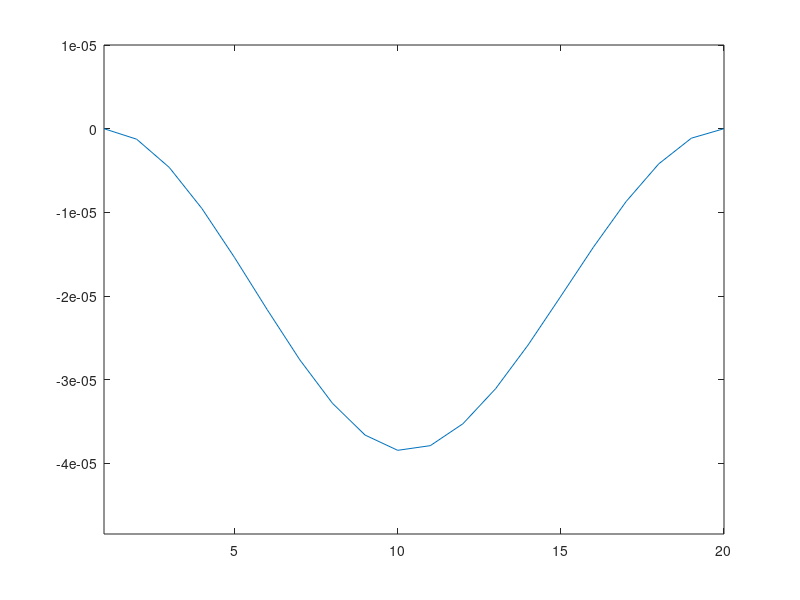
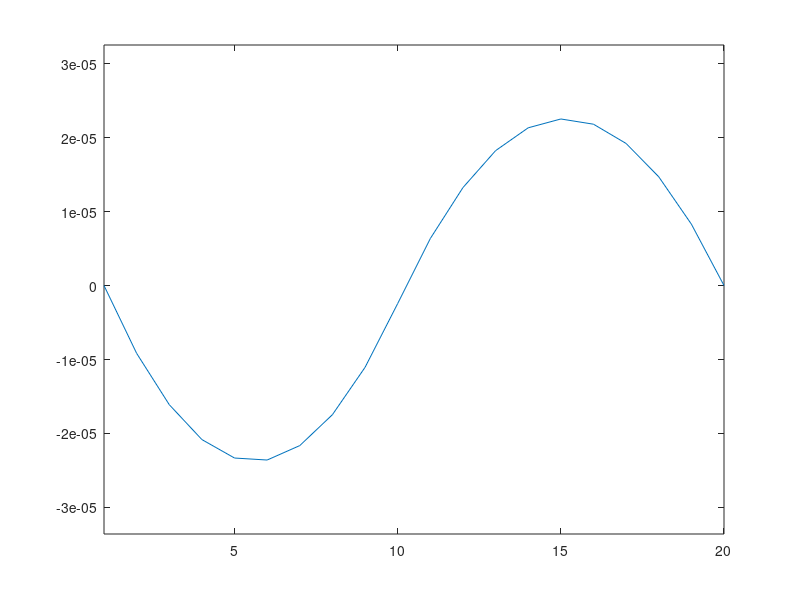
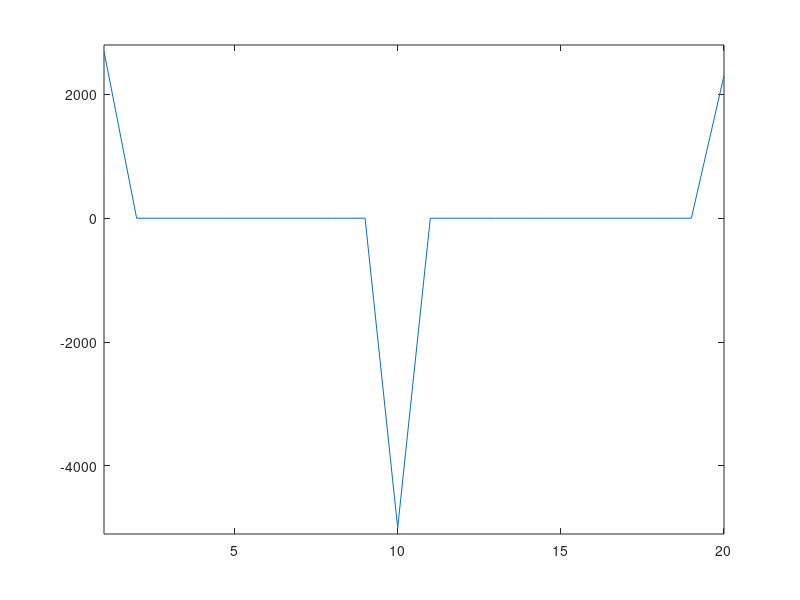
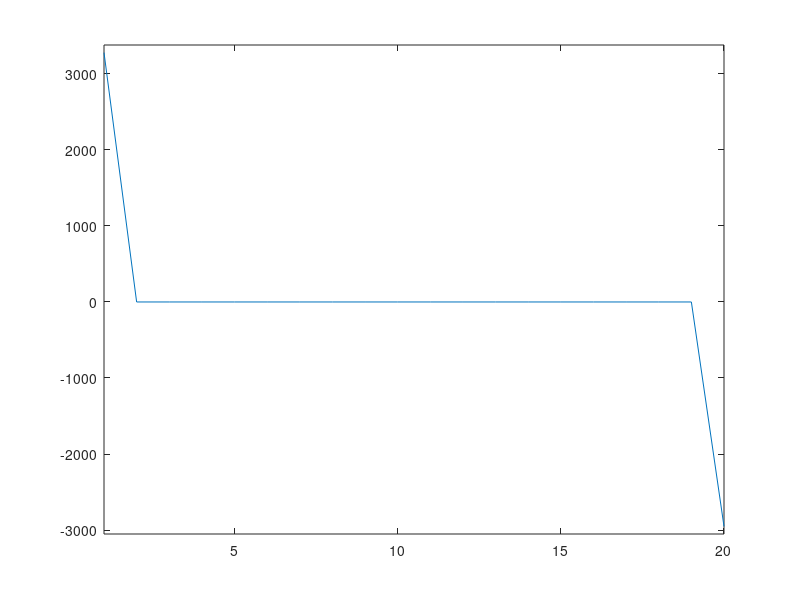

Source code (MATLAB) for these figures, in order:
%=======================================================================%
% Problem - 1D Beam                                                     %   
%=======================================================================%
%--------------------------------START----------------------------------%
tic               % For computing computational time 
clc               % Command Window clear
clear             % Workspace variable clear
%-----------------------------USER INPUTS-------------------------------%
% Any consistant unit system can be used.

%----------------------------Material def.------------------------------%
% E = [Modulus]
E = 210*10^9;

%---------------------------Beam properties-----------------------------%
% Total length
len = 5;
% Crossection type
% Use 'nan' to suppress
    % Square a = [side length]
    a = nan;
    % Circle r = [radius]
    r = nan;
    % rectangle R = [length, height]
    R = [nan,nan];
    % Manual MOI value for custom crossection
    I = 4*10^-4;

%---------------------------------Mesh----------------------------------%
% Number of elements
e = 19;
% Total number of nodes = e + 1

%-------------------------Boundary condition----------------------------%
% Bc = [Node number, Displacement val. [mm], Rotation val. [Deg]]
% Use '0' to suppress DOF
% For Fixed [Node number, 0, 0]
% For Pinned [Node number, 0, nan]

Bc = [1, 0, 0
    20, 0, 0];

%--------------------------------Load-----------------------------------%
% L = [Node number, Force, Moment]
% Use 'nan' to calculate reaction Force & Moment
% Use '0' to suppress Force/Moment
% For at Fixed [Node number, nan, nan]
% For Pinned [Node number, nan, 0]

L = [1, nan, nan
    10, -5000, 0
    20, nan, nan];

%-------------------------END OF USER INPUTS----------------------------%

%----------------------Assembly and calculation-------------------------%

%--------------------Moment of inertia calculation----------------------%
if (isnan(a) == 0)         % Reading Moment of inertia setting 
    sh = 1;                % Square
elseif (isnan(r) == 0)
    sh = 2;                % Circle
elseif (isnan(R(:,:)) == 0)
    sh = 3;                % Rectangle
else
    sh = 4;                % Manual
end

switch sh                  % Calculating Moment of inertia
    case 1
        I = (1/12) * a^4;
    case 2
        I = (1/4) * pi * r^4;
    case 3
        I = (1/12) * R(2) * R(1)^3;
    case 4                 
end

%----------------------Beam Stiffnes Matrix ref.------------------------%
el = len/e;
KK = [12 6*el -12 6*el
    6*el 4*el^2 -6*el 2*el^2
    -12 -6*el 12 -6*el
    6*el 2*el^2 -6*el 4*el^2];

%------------------------------LM array---------------------------------%
% DOF per node is 2 & 4 per element

LM = zeros(4,e);
n = 1;
for i=1:e
    LM(:,i)=LM(:,i)+(n:n+3)';
    n = n+2;
end

%--------------------Global Stiffness matrix assembly-------------------%
K = zeros((e+1)*2);                 %Pre-assigning zeros
for i = 1:((e+1)*2)
    for j = 1:((e+1)*2)
        for r = 1:e
            LMi = 0;
            LMj = 0;
            for t = 1:4
                if LM(t,r) == i     %Searching i index of K in LM array
                    LMi = t;
                end
                if LM(t,r) == j     %Searching j index of K in LM array
                    LMj = t;
                end
            end
            if (LMi ~= 0 && LMj ~= 0)
                K(i,j) = K(i,j) + KK(LMi,LMj); % Assigning values from 
                                               % KK stiffness ref.Mat.
            end
        end
    end
end

%---------------------Global force vector assembly----------------------%
f = zeros(e+1,2);        % For User load input reading
F = zeros(2*(e+1),1);    % For global force vector
Ls = size(L);

for i = 1:Ls(1)                 % Reading User input and storing
    for j = 1:e+1
        if L(i,1) == j
            f(j,:) = [L(i,2),L(i,3)];
        end
    end
end

fl = 1;                         % Flag variable
for i = 1:e+1                   % Assigning values in global F vector
    F(fl) = f(i,1);
    F(fl+1) = f(i,2);
    fl = fl + 2;
end 

%----------------------Global DOF vector assembly-----------------------%
d = nan .* zeros(e+1,2);        % For User Bc input reading
D = nan .* zeros(2*(e+1),1);    % For global d vector
Bcs = size(Bc);

for i = 1:Bcs(1)                % Reading User input and storing
    for j = 1:e+1
        if Bc(i,1) == j
            d(j,:) = [Bc(i,2),Bc(i,3)];
        end
    end
end

fl = 1;                         % Flag variable
for i = 1:e+1                   % Assigning values in global d vector
    D(fl) = d(i,1);
    D(fl+1) = d(i,2);
    fl = fl + 2;
end 

%------------------Finding unknown degrees of freedom-------------------%
%------------------------Row-Column elimination-------------------------%
Kd = K;
fl = 0;
for i = 1:(e+1)*2              % Making rows and column Zero
    if isnan(F(i)) == 1
        Kd(i,:) = Kd(i,:)*0;
        Kd(:,i) = Kd(:,i)*0;
        fl = fl + 1;
    end
end

i = fl;
j = 1;
while (i>0)                    % Removing Zero rows and columns
    if Kd(j,:) == 0
        Kd(j,:) = [];
        Kd(:,j) = [];
        i = i - 1;
    else
        j = j+1;
    end
end

%-----------------Force vector trimming for calculation-----------------%
Fd = zeros(((e+1)*2 - fl),2);
j = 1;
for i = 1:(e+1)*2
    if isnan(F(i)) == 0
        Fd(j,1) = i;
        Fd(j,2) = F(i);
        j = j + 1;
    end
end

%-----------------------Unknown DOF calculation-------------------------%
dd = Fd;
dd(:,2) = inv(((E*I)/(len/e)^3) .* Kd) * Fd(:,2);

%-----------------Finding reaction forces and moments-------------------%
%-------------------------Assembling D vector---------------------------%
for i = 1:((e+1)*2 - fl)
    D(dd(i,1)) = dd(i,2);
end

%-------------------------Calculating forces----------------------------%
RF = (((E*I)/(len/e)^3) .* K)*D;
toc

%--------------------------------POST-----------------------------------%
P1 = (1:2:(e+1)*2)';    % [1,3,5, ..... (e+1)*2] For Disp. and Force.
P2 = (2:2:(e+1)*2)';    % [2,4,6, ..... (e+1)*2] For Rot. and Moment.
figure('Name','Displacement');
plot(1:e+1,D(P1));
axis([1 e+1 min(D(P1))-10e-6 max(D(P1))+10e-6 ]) % Comment to suppress
figure('Name','Rotation');
plot(1:e+1,D(P2));
axis([1 e+1 min(D(P2))-10e-6 max(D(P2))+10e-6 ]) % Comment to suppress
figure('Name','Force');
plot(1:e+1,RF(P1));
axis([1 e+1 min(RF(P1))-100 max(RF(P1))+100])    % Comment to suppress
figure('Name','Moment');
plot(1:e+1,RF(P2));
axis([1 e+1 min(RF(P2))-100 max(RF(P2))+100 ])   % Comment to suppress

%---------------------------END OF PROGRAM------------------------------%
